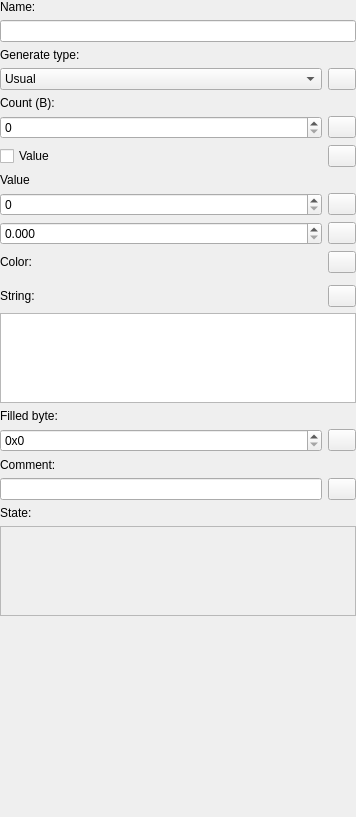
<?xml version="1.0" encoding="UTF-8"?>
<ui version="4.0">
 <class>FormGenerateNode</class>
 <widget class="QWidget" name="FormGenerateNode">
  <property name="geometry">
   <rect>
    <x>0</x>
    <y>0</y>
    <width>356</width>
    <height>817</height>
   </rect>
  </property>
  <property name="windowTitle">
   <string>Form</string>
  </property>
  <layout class="QVBoxLayout" name="verticalLayout">
   <property name="leftMargin">
    <number>0</number>
   </property>
   <property name="topMargin">
    <number>0</number>
   </property>
   <property name="rightMargin">
    <number>0</number>
   </property>
   <property name="bottomMargin">
    <number>0</number>
   </property>
   <item>
    <widget class="QLabel" name="labelName_">
     <property name="text">
      <string>Name:</string>
     </property>
    </widget>
   </item>
   <item>
    <widget class="QLineEdit" name="lineEditName_">
     <property name="maxLength">
      <number>32</number>
     </property>
    </widget>
   </item>
   <item>
    <widget class="QLabel" name="labelGenerateType_">
     <property name="text">
      <string>Generate type:</string>
     </property>
    </widget>
   </item>
   <item>
    <layout class="QHBoxLayout" name="horizontalLayout_10">
     <item>
      <widget class="QComboBox" name="comboBoxGenerateType_">
       <property name="currentIndex">
        <number>0</number>
       </property>
       <item>
        <property name="text">
         <string>Usual</string>
        </property>
       </item>
       <item>
        <property name="text">
         <string>Random</string>
        </property>
       </item>
       <item>
        <property name="text">
         <string>Bool</string>
        </property>
       </item>
       <item>
        <property name="text">
         <string>Int8</string>
        </property>
       </item>
       <item>
        <property name="text">
         <string>UInt8</string>
        </property>
       </item>
       <item>
        <property name="text">
         <string>Int16</string>
        </property>
       </item>
       <item>
        <property name="text">
         <string>UInt16</string>
        </property>
       </item>
       <item>
        <property name="text">
         <string>Int32</string>
        </property>
       </item>
       <item>
        <property name="text">
         <string>UInt32</string>
        </property>
       </item>
       <item>
        <property name="text">
         <string>Int64</string>
        </property>
       </item>
       <item>
        <property name="text">
         <string>UInt64</string>
        </property>
       </item>
       <item>
        <property name="text">
         <string>Float</string>
        </property>
       </item>
       <item>
        <property name="text">
         <string>Double</string>
        </property>
       </item>
       <item>
        <property name="text">
         <string>String</string>
        </property>
       </item>
       <item>
        <property name="text">
         <string>Color</string>
        </property>
       </item>
      </widget>
     </item>
     <item>
      <widget class="QPushButton" name="pushBtnResetGenerateType_">
       <property name="enabled">
        <bool>true</bool>
       </property>
       <property name="minimumSize">
        <size>
         <width>28</width>
         <height>22</height>
        </size>
       </property>
       <property name="maximumSize">
        <size>
         <width>28</width>
         <height>22</height>
        </size>
       </property>
       <property name="toolTip">
        <string>Reset value</string>
       </property>
       <property name="text">
        <string/>
       </property>
       <property name="icon">
        <iconset resource="res.qrc">
         <normaloff>:/res_images/images/reset_value.png</normaloff>:/res_images/images/reset_value.png</iconset>
       </property>
      </widget>
     </item>
    </layout>
   </item>
   <item>
    <widget class="QLabel" name="labelByteCount_">
     <property name="text">
      <string>Count (B):</string>
     </property>
    </widget>
   </item>
   <item>
    <layout class="QHBoxLayout" name="horizontalLayout_11">
     <item>
      <widget class="QSpinBox" name="spinBoxByteCount_"/>
     </item>
     <item>
      <widget class="QPushButton" name="pushBtnResetByteCount_">
       <property name="enabled">
        <bool>true</bool>
       </property>
       <property name="minimumSize">
        <size>
         <width>28</width>
         <height>22</height>
        </size>
       </property>
       <property name="maximumSize">
        <size>
         <width>28</width>
         <height>22</height>
        </size>
       </property>
       <property name="toolTip">
        <string>Reset value</string>
       </property>
       <property name="text">
        <string/>
       </property>
       <property name="icon">
        <iconset resource="res.qrc">
         <normaloff>:/res_images/images/reset_value.png</normaloff>:/res_images/images/reset_value.png</iconset>
       </property>
      </widget>
     </item>
    </layout>
   </item>
   <item>
    <layout class="QHBoxLayout" name="horizontalLayout_12">
     <item>
      <widget class="QCheckBox" name="checkBoxBoolValue_">
       <property name="text">
        <string>Value</string>
       </property>
      </widget>
     </item>
     <item>
      <widget class="QPushButton" name="pushBtnResetBoolValue_">
       <property name="enabled">
        <bool>true</bool>
       </property>
       <property name="minimumSize">
        <size>
         <width>28</width>
         <height>22</height>
        </size>
       </property>
       <property name="maximumSize">
        <size>
         <width>28</width>
         <height>22</height>
        </size>
       </property>
       <property name="toolTip">
        <string>Reset value</string>
       </property>
       <property name="text">
        <string/>
       </property>
       <property name="icon">
        <iconset resource="res.qrc">
         <normaloff>:/res_images/images/reset_value.png</normaloff>:/res_images/images/reset_value.png</iconset>
       </property>
      </widget>
     </item>
    </layout>
   </item>
   <item>
    <widget class="QLabel" name="labelValue_">
     <property name="text">
      <string>Value</string>
     </property>
    </widget>
   </item>
   <item>
    <layout class="QHBoxLayout" name="horizontalLayout_13">
     <item>
      <widget class="QSpinBox" name="spinBoxIntValue_">
       <property name="maximum">
        <number>255</number>
       </property>
      </widget>
     </item>
     <item>
      <widget class="QPushButton" name="pushBtnResetIntValue_">
       <property name="enabled">
        <bool>true</bool>
       </property>
       <property name="minimumSize">
        <size>
         <width>28</width>
         <height>22</height>
        </size>
       </property>
       <property name="maximumSize">
        <size>
         <width>28</width>
         <height>22</height>
        </size>
       </property>
       <property name="toolTip">
        <string>Reset value</string>
       </property>
       <property name="text">
        <string/>
       </property>
       <property name="icon">
        <iconset resource="res.qrc">
         <normaloff>:/res_images/images/reset_value.png</normaloff>:/res_images/images/reset_value.png</iconset>
       </property>
      </widget>
     </item>
    </layout>
   </item>
   <item>
    <layout class="QHBoxLayout" name="horizontalLayout_14">
     <item>
      <widget class="QDoubleSpinBox" name="doubleSpinBoxDoubleValue_">
       <property name="decimals">
        <number>3</number>
       </property>
       <property name="maximum">
        <double>100.000000000000000</double>
       </property>
      </widget>
     </item>
     <item>
      <widget class="QPushButton" name="pushBtnResetDoubleValue_">
       <property name="enabled">
        <bool>true</bool>
       </property>
       <property name="minimumSize">
        <size>
         <width>28</width>
         <height>22</height>
        </size>
       </property>
       <property name="maximumSize">
        <size>
         <width>28</width>
         <height>22</height>
        </size>
       </property>
       <property name="toolTip">
        <string>Reset value</string>
       </property>
       <property name="text">
        <string/>
       </property>
       <property name="icon">
        <iconset resource="res.qrc">
         <normaloff>:/res_images/images/reset_value.png</normaloff>:/res_images/images/reset_value.png</iconset>
       </property>
      </widget>
     </item>
    </layout>
   </item>
   <item>
    <layout class="QHBoxLayout" name="horizontalLayout_15">
     <item>
      <widget class="QLabel" name="labelColorValue_">
       <property name="text">
        <string>Color:</string>
       </property>
      </widget>
     </item>
     <item>
      <widget class="QPushButton" name="pushBtnResetColorValue_">
       <property name="enabled">
        <bool>true</bool>
       </property>
       <property name="minimumSize">
        <size>
         <width>28</width>
         <height>22</height>
        </size>
       </property>
       <property name="maximumSize">
        <size>
         <width>28</width>
         <height>22</height>
        </size>
       </property>
       <property name="toolTip">
        <string>Reset value</string>
       </property>
       <property name="text">
        <string/>
       </property>
       <property name="icon">
        <iconset resource="res.qrc">
         <normaloff>:/res_images/images/reset_value.png</normaloff>:/res_images/images/reset_value.png</iconset>
       </property>
      </widget>
     </item>
    </layout>
   </item>
   <item>
    <widget class="QWidget" name="widgetColorValue_" native="true"/>
   </item>
   <item>
    <layout class="QHBoxLayout" name="horizontalLayout_16">
     <item>
      <widget class="QLabel" name="labelStrValue_">
       <property name="text">
        <string>String:</string>
       </property>
      </widget>
     </item>
     <item>
      <widget class="QPushButton" name="pushBtnResetStrValue_">
       <property name="enabled">
        <bool>true</bool>
       </property>
       <property name="minimumSize">
        <size>
         <width>28</width>
         <height>22</height>
        </size>
       </property>
       <property name="maximumSize">
        <size>
         <width>28</width>
         <height>22</height>
        </size>
       </property>
       <property name="toolTip">
        <string>Reset value</string>
       </property>
       <property name="text">
        <string/>
       </property>
       <property name="icon">
        <iconset resource="res.qrc">
         <normaloff>:/res_images/images/reset_value.png</normaloff>:/res_images/images/reset_value.png</iconset>
       </property>
      </widget>
     </item>
    </layout>
   </item>
   <item>
    <widget class="QPlainTextEdit" name="plainTextEditStrValue_">
     <property name="minimumSize">
      <size>
       <width>0</width>
       <height>90</height>
      </size>
     </property>
     <property name="maximumSize">
      <size>
       <width>16777215</width>
       <height>90</height>
      </size>
     </property>
    </widget>
   </item>
   <item>
    <widget class="QLabel" name="labelFilledByte_">
     <property name="text">
      <string>Filled byte:</string>
     </property>
    </widget>
   </item>
   <item>
    <layout class="QHBoxLayout" name="horizontalLayout_17">
     <item>
      <widget class="QSpinBox" name="spinBoxFilledByte_">
       <property name="prefix">
        <string>0x</string>
       </property>
       <property name="maximum">
        <number>255</number>
       </property>
       <property name="displayIntegerBase">
        <number>16</number>
       </property>
      </widget>
     </item>
     <item>
      <widget class="QPushButton" name="pushBtnResetFilledByte_">
       <property name="enabled">
        <bool>true</bool>
       </property>
       <property name="minimumSize">
        <size>
         <width>28</width>
         <height>22</height>
        </size>
       </property>
       <property name="maximumSize">
        <size>
         <width>28</width>
         <height>22</height>
        </size>
       </property>
       <property name="toolTip">
        <string>Reset value</string>
       </property>
       <property name="text">
        <string/>
       </property>
       <property name="icon">
        <iconset resource="res.qrc">
         <normaloff>:/res_images/images/reset_value.png</normaloff>:/res_images/images/reset_value.png</iconset>
       </property>
      </widget>
     </item>
    </layout>
   </item>
   <item>
    <widget class="QLabel" name="labelComment_">
     <property name="text">
      <string>Comment:</string>
     </property>
    </widget>
   </item>
   <item>
    <layout class="QHBoxLayout" name="horizontalLayout_18">
     <item>
      <widget class="QLineEdit" name="lineEditComment_">
       <property name="maxLength">
        <number>64</number>
       </property>
      </widget>
     </item>
     <item>
      <widget class="QPushButton" name="pushBtnResetComment_">
       <property name="enabled">
        <bool>true</bool>
       </property>
       <property name="minimumSize">
        <size>
         <width>28</width>
         <height>22</height>
        </size>
       </property>
       <property name="maximumSize">
        <size>
         <width>28</width>
         <height>22</height>
        </size>
       </property>
       <property name="toolTip">
        <string>Reset value</string>
       </property>
       <property name="text">
        <string/>
       </property>
       <property name="icon">
        <iconset resource="res.qrc">
         <normaloff>:/res_images/images/reset_value.png</normaloff>:/res_images/images/reset_value.png</iconset>
       </property>
      </widget>
     </item>
    </layout>
   </item>
   <item>
    <widget class="QLabel" name="labelState_">
     <property name="text">
      <string>State:</string>
     </property>
    </widget>
   </item>
   <item>
    <widget class="QPlainTextEdit" name="plainTextEditState_">
     <property name="minimumSize">
      <size>
       <width>0</width>
       <height>90</height>
      </size>
     </property>
     <property name="maximumSize">
      <size>
       <width>16777215</width>
       <height>90</height>
      </size>
     </property>
     <property name="palette">
      <palette>
       <active>
        <colorrole role="Base">
         <brush brushstyle="SolidPattern">
          <color alpha="0">
           <red>255</red>
           <green>255</green>
           <blue>255</blue>
          </color>
         </brush>
        </colorrole>
       </active>
       <inactive>
        <colorrole role="Base">
         <brush brushstyle="SolidPattern">
          <color alpha="0">
           <red>255</red>
           <green>255</green>
           <blue>255</blue>
          </color>
         </brush>
        </colorrole>
       </inactive>
       <disabled/>
      </palette>
     </property>
     <property name="undoRedoEnabled">
      <bool>false</bool>
     </property>
     <property name="readOnly">
      <bool>true</bool>
     </property>
    </widget>
   </item>
   <item>
    <spacer name="verticalSpacer">
     <property name="orientation">
      <enum>Qt::Vertical</enum>
     </property>
     <property name="sizeHint" stdset="0">
      <size>
       <width>20</width>
       <height>154</height>
      </size>
     </property>
    </spacer>
   </item>
  </layout>
 </widget>
 <resources>
  <include location="res.qrc"/>
 </resources>
 <connections/>
</ui>
